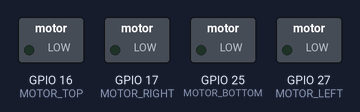
Simulated run of this sketch. Board: ESP32. Parts: switched loads named in the sketch (green lamp = pin HIGH). Random numbers use the default seed unless the sketch sets one; what the sketch prints to the serial monitor is not drawn.

Above: at 0.18 s.
At 1.21 s:
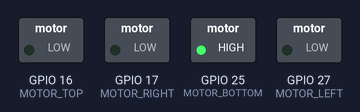
At 9.48 s:
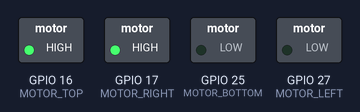
At 37.81 s:
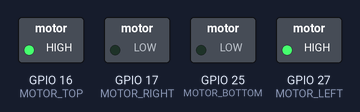
Timing chart, 0 to 40.0 s (numbered marks = the images above):
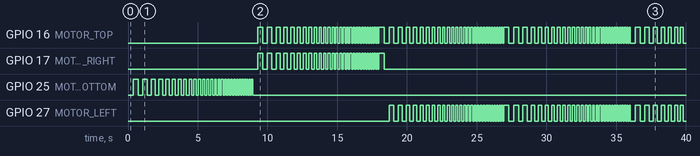

The sketch:

codetest.ino
```cpp
#include <Arduino.h>

// Motor pins
const int MOTOR_TOP    = 16;
const int MOTOR_BOTTOM = 25;
const int MOTOR_LEFT   = 27;
const int MOTOR_RIGHT  = 17;

void setupMotors() {
  pinMode(MOTOR_TOP, OUTPUT);
  pinMode(MOTOR_BOTTOM, OUTPUT);
  pinMode(MOTOR_LEFT, OUTPUT);
  pinMode(MOTOR_RIGHT, OUTPUT);
  vibrate(0,0,0,0);
}

void vibrate(int top, int bottom, int left, int right) {
  digitalWrite(MOTOR_TOP,    top);
  digitalWrite(MOTOR_BOTTOM, bottom);
  digitalWrite(MOTOR_LEFT,   left);
  digitalWrite(MOTOR_RIGHT,  right);
}

// =========================
unsigned long startPeriod = 0;
unsigned long lastChange  = 0;
bool isVibrating = false;
int currentDir = 0;

// Chu kỳ ban đầu (s)
float t_rung0 = 0.4;
float n_rest0 = 0.4;

// Thời gian chu kỳ tổng (9s)
const unsigned long totalCycle = 9000;

void setDirection(int dir) {
  switch (dir) {
    case 0: vibrate(0,1,0,0); Serial.println("Rung: BOTTOM"); break;
    case 1: vibrate(0,1,1,0); Serial.println("Rung: BOTTOM + LEFT"); break;
    case 2: vibrate(0,0,1,0); Serial.println("Rung: LEFT"); break;
    case 3: vibrate(1,0,1,0); Serial.println("Rung: TOP + LEFT"); break;
    case 4: vibrate(1,0,0,0); Serial.println("Rung: TOP"); break;
    case 5: vibrate(1,0,0,1); Serial.println("Rung: TOP + RIGHT"); break;
    case 6: vibrate(0,0,0,1); Serial.println("Rung: RIGHT"); break;
    case 7: vibrate(0,1,0,1); Serial.println("Rung: BOTTOM + RIGHT"); break;
  }
}

void setup() {
  Serial.begin(115200);
  randomSeed(analogRead(0));
  setupMotors();
  startPeriod = millis();
  lastChange = startPeriod;
  currentDir = random(0,8);
  Serial.printf("Start dir %d\n", currentDir);
}

void loop() {
  unsigned long now = millis();
  unsigned long elapsed = now - startPeriod;

  // Tỉ lệ 0->1 trong 9s
  float ratio = constrain((float)elapsed / totalCycle, 0.0f, 1.0f);

  // Giảm theo hàm mũ
  float t_rung_now = t_rung0 * pow(0.2, ratio);
  float n_rest_now = n_rest0 * pow(0.2, ratio);

  unsigned long duration = isVibrating ? (unsigned long)(t_rung_now * 1000)
                                       : (unsigned long)(n_rest_now * 1000);

  if (now - lastChange >= duration) {
    isVibrating = !isVibrating;
    lastChange = now;

    if (isVibrating) {
      setDirection(currentDir);
    } else {
      vibrate(0,0,0,0);
      Serial.println("Ngừng rung");
    }
  }

  // Sau 9s, chọn hướng mới và reset thời gian
  if (elapsed >= totalCycle) {
    startPeriod = now;
    currentDir = random(0,8);
    Serial.printf("New dir %d\n", currentDir);
  }
}
```

Measured:
- by itself, GPIO 16 (MOTOR_TOP): moves between LOW and HIGH, repeating every 8.9 s
- by itself, GPIO 17 (MOTOR_RIGHT): LOW → HIGH at 9.3 s, → LOW 0.35 s later, → HIGH 0.33 s later, → LOW 0.32 s later, … (58 changes in this stretch)
- by itself, GPIO 25 (MOTOR_BOTTOM): repeats every 0.64 s: LOW 0.33 s, HIGH 0.31 s, until it stays LOW from 8.9 s
- by itself, GPIO 27 (MOTOR_LEFT): LOW → HIGH at 18.7 s, → LOW 0.33 s later, → HIGH 0.31 s later, → LOW 0.30 s later, … (126 changes in this stretch)
